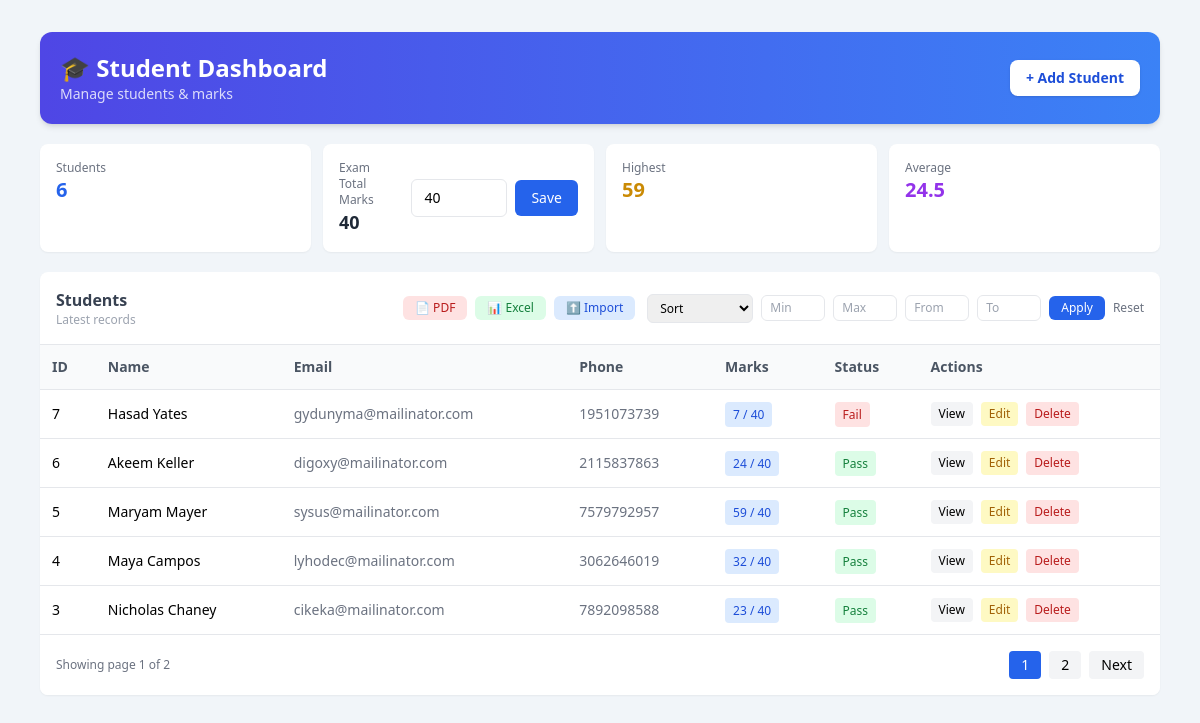
Page /routes.php on the committed database.
### tables this page shows
CREATE TABLE `settings` (
  `id` int(11) NOT NULL,
  `exam_total_marks` int(11) NOT NULL
);

CREATE TABLE `students` (
  `id` int(11) NOT NULL,
  `name` varchar(100) DEFAULT NULL,
  `email` varchar(100) DEFAULT NULL,
  `phone` varchar(15) DEFAULT NULL,
  `marks` int(11) DEFAULT NULL,
  `created_at` timestamp NOT NULL DEFAULT current_timestamp()
);

### app/controllers/StudentController.php (called while the page is built, shortened)
<?php
require_once __DIR__ . '/../models/Student.php';
class StudentController
{
    public function index()
    {
        $student = new Student();
        $limit  = 5;
        $page   = isset($_GET['page']) ? (int) $_GET['page'] : 1;
        $offset = ($page - 1) * $limit;
        $students      = $student->getPaginated($limit, $offset);
        $totalStudents = $student->getCount();
        $totalPages = ceil($totalStudents / $limit);
        $stats     = $student->getStats();
        $examTotal = $student->getExamTotalMarks();
        include __DIR__ . '/../views/students/index.php';
    }
}

### core/Database.php (called while the page is built, shortened)
<?php
class Database {
    private $host = "localhost";
    private $user = "root";
    private $pass = "";
    private $db = "student_admin_panel";
    public function __construct() {
        $this->conn = new mysqli(
            $this->host,
            $this->user,
            $this->pass,
            $this->db
        );
    }
}

### app/models/Student.php (called while the page is built, shortened)
<?php
require_once __DIR__ . '/../../core/Database.php';
class Student {
    private $conn;
    public function __construct() {
        $db = new Database();
        $this->conn = $db->conn;
    }
    public function getPaginated($limit, $offset) {
        return $this->conn->query("
            SELECT * FROM students
            ORDER BY id DESC
            LIMIT $limit OFFSET $offset
        ");
    }
    public function getCount() {
        $result = $this->conn->query("SELECT COUNT(*) as total FROM students");
        return $result->fetch_assoc()['total'];
    }
    public function getStats() {
        $result = $this->conn->query("
            SELECT
                COUNT(*) as total_students,
                SUM(marks) as total_scored_marks,
                MAX(marks) as highest_marks,
                AVG(marks) as avg_marks
            FROM students
        ");
        return $result->fetch_assoc();
    }
    public function getExamTotalMarks() {
        return $this->conn->query("SELECT exam_total_marks FROM settings LIMIT 1")
            ->fetch_assoc()['exam_total_marks'];
    }
}

### app/views/students/index.php (the view, shortened to what this page needs)
<!DOCTYPE html>
<html>
<head>
    <script src="https://cdn.tailwindcss.com"></script>
</head>
<body class="bg-slate-100">
<div class="max-w-6xl mx-auto py-8 px-4 space-y-5">
    <div class="bg-gradient-to-r from-indigo-600 to-blue-500 rounded-xl shadow-md p-5 text-white flex justify-between items-center">
        <div>
            <h1 class="text-2xl font-bold">🎓 Student Dashboard</h1>
            <p class="text-white/80 text-sm">Manage students & marks</p>
        </div>
        <a href="?action=create"
           class="bg-white text-blue-700 px-4 py-2 rounded-lg font-semibold shadow hover:scale-105 transition text-sm">
            + Add Student
        </a>
    </div>
    <div class="grid grid-cols-2 md:grid-cols-4 gap-3">
        <div class="bg-white rounded-lg shadow-sm p-4">
            <p class="text-xs text-gray-500">Students</p>
            <h2 class="text-xl font-bold text-blue-600"><?= $stats['total_students'] ?? 0 ?></h2>
        </div>
        <div class="bg-white rounded-lg shadow-sm p-4 flex flex-col md:flex-row md:items-center md:justify-between gap-4">
            <div>
                <p class="text-xs text-gray-500">Exam Total Marks</p>
                <h2 class="text-lg font-bold text-gray-800"><?= $examTotal ?></h2>
            </div>
            <form method="POST" action="?action=update_exam_marks" class="flex items-center gap-2">
                <input type="number"
                    name="exam_total_marks"
                    value="<?= $examTotal ?>"
                    class="border rounded-md px-3 py-2 w-24 text-sm focus:ring-2 focus:ring-blue-400">
                <button class="bg-blue-600 hover:bg-blue-700 text-white px-4 py-2 rounded-md text-sm">
                    Save
                </button>
            </form>
        </div>
        <div class="bg-white rounded-lg shadow-sm p-4">
            <p class="text-xs text-gray-500">Highest</p>
            <h2 class="text-xl font-bold text-yellow-600"><?= $stats['highest_marks'] ?? 0 ?></h2>
        </div>
        <div class="bg-white rounded-lg shadow-sm p-4">
            <p class="text-xs text-gray-500">Average</p>
            <h2 class="text-xl font-bold text-purple-600">
                <?= round($stats['avg_marks'] ?? 0, 2) ?>
            </h2>
        </div>
    </div>
<div class="bg-white rounded-lg shadow-sm overflow-hidden">
<div class="p-4 border-b flex flex-col lg:flex-row lg:justify-between lg:items-center gap-3">
    <div>
        <h2 class="font-semibold text-gray-700">Students</h2>
        <p class="text-xs text-gray-400">Latest records</p>
    </div>
    <div class="flex flex-col lg:flex-row gap-3 lg:items-center">
        <div class="flex gap-2">
            <a href="?action=export_pdf"
               class="bg-red-100 text-red-700 px-3 py-1 rounded-md text-xs hover:bg-red-200">
                📄 PDF
            </a>
            <a href="?action=export_excel"
               class="bg-green-100 text-green-700 px-3 py-1 rounded-md text-xs hover:bg-green-200">
                📊 Excel
            </a>
            <label class="bg-blue-100 text-blue-700 px-3 py-1 rounded-md text-xs hover:bg-blue-200 cursor-pointer">
                ⬆ Import
            </label>
        </div>
        <form method="GET" class="flex flex-wrap gap-2 items-center">
            <select name="sort" class="border rounded-md px-2 py-1 text-xs">
                <option value="">Sort</option>
            </select>
            <input type="number" name="min" placeholder="Min"
                   class="border rounded-md px-2 py-1 text-xs w-16">
            <input type="number" name="max" placeholder="Max"
                   class="border rounded-md px-2 py-1 text-xs w-16">
            <input type="number" name="from" placeholder="From"
                   class="border rounded-md px-2 py-1 text-xs w-16">
            <input type="number" name="to" placeholder="To"
                   class="border rounded-md px-2 py-1 text-xs w-16">
            <button class="bg-blue-600 text-white px-3 py-1 rounded-md text-xs hover:bg-blue-700">
                Apply
            </button>
            <a href="/student_admin_panel/public/"
               class="text-gray-500 text-xs hover:text-black">
                Reset
            </a>
        </form>
    </div>
</div>
<div class="overflow-x-auto">
    <table class="w-full text-sm">
                <thead class="bg-gray-50 text-gray-600">
                    <tr>
                        <th class="p-3 text-left">ID</th>
                        <th class="p-3 text-left">Name</th>
                        <th class="p-3 text-left">Email</th>
                        <th class="p-3 text-left">Phone</th>
                        <th class="p-3 text-left">Marks</th>
                        <th class="p-3 text-left">Status</th>
                        <th class="p-3 text-left">Actions</th>
                    </tr>
                </thead>
                <tbody>
                <?php while ($row = $students->fetch_assoc()) { ?>
                    <tr class="border-t hover:bg-gray-50">
                        <td class="p-3"><?= $row['id'] ?></td>
                        <td class="p-3 font-medium"><?= $row['name'] ?></td>
                        <td class="p-3 text-gray-500"><?= $row['email'] ?></td>
                        <td class="p-3 text-gray-500"><?= $row['phone'] ?></td>
                        <td class="p-3">
                            <span class="bg-blue-100 text-blue-700 px-2 py-1 rounded text-xs">
                                <?= $row['marks'] ?> / <?= $examTotal ?>
                            </span>
                        </td>
                        <td class="p-3">
                            <?php if ($row['marks'] >= ($examTotal / 2)): ?>
                                <span class="text-xs px-2 py-1 bg-green-100 text-green-700 rounded">
                                    Pass
                                </span>
                            <?php else: ?>
                                <span class="text-xs px-2 py-1 bg-red-100 text-red-700 rounded">
                                    Fail
                                </span>
                            <?php endif; ?>
                        </td>
                        <td class="p-3 flex gap-2">
                            <a href="?action=view&id=<?= $row['id'] ?>"
                               class="text-xs px-2 py-1 bg-gray-100 rounded hover:bg-gray-200">
                                View
                            </a>
                            <a href="?action=edit&id=<?= $row['id'] ?>"
                               class="text-xs px-2 py-1 bg-yellow-100 text-yellow-700 rounded hover:bg-yellow-200">
                                Edit
                            </a>
                            <a href="?action=delete&id=<?= $row['id'] ?>"
                               class="text-xs px-2 py-1 bg-red-100 text-red-700 rounded hover:bg-red-200">
                                Delete
                            </a>
                        </td>
                    </tr>
                <?php } ?>
                </tbody>
            </table>
            <div class="flex justify-between items-center p-4 bg-white border-t">
                <p class="text-xs text-gray-500">
                    Showing page <?= $page ?> of <?= $totalPages ?>
                </p>
                <div class="flex gap-2">
                    <?php for ($i = 1; $i <= $totalPages; $i++): ?>
                        <a href="?page=<?= $i ?>"
                        class="px-3 py-1 text-sm rounded
                        <?= ($page == $i) ? 'bg-blue-600 text-white' : 'bg-gray-100 hover:bg-gray-200' ?>">
                            <?= $i ?>
                        </a>
                    <?php endfor; ?>
                    <?php if ($page < $totalPages): ?>
                        <a href="?page=<?= $page + 1 ?>"
                        class="px-3 py-1 text-sm bg-gray-100 rounded hover:bg-gray-200">
                            Next
                        </a>
                    <?php endif; ?>
                </div>
            </div>
        </div>
    </div>
</div>
</body>
</html>

### routes.php (shortened to what this page needs)
<?php
require_once __DIR__ . '/app/controllers/StudentController.php';
$controller = new StudentController();
$action = $_GET['action'] ?? 'index';
switch ($action) {
    default:
        $controller->index();
        break;
}

### rows in the picture
settings: exam_total_marks "40"
students: id "7", name "Hasad Yates", email "gydunyma@mailinator.com", phone "1951073739", marks "7", shows "Fail"
students: id "6", name "Akeem Keller", email "digoxy@mailinator.com", phone "2115837863", marks "24", shows "Pass"
students: id "5", name "Maryam Mayer", email "sysus@mailinator.com", phone "7579792957", marks "59", shows "Pass"
students: id "4", name "Maya Campos", email "lyhodec@mailinator.com", phone "3062646019", marks "32", shows "Pass"
students: id "3", name "Nicholas Chaney", email "cikeka@mailinator.com", phone "7892098588", marks "23", shows "Pass"

### other values in the picture
$stats['total_students'] "6"
$stats['highest_marks'] "59"
$stats['avg_marks'] "24.5"
$page "1"
$totalPages "2"
